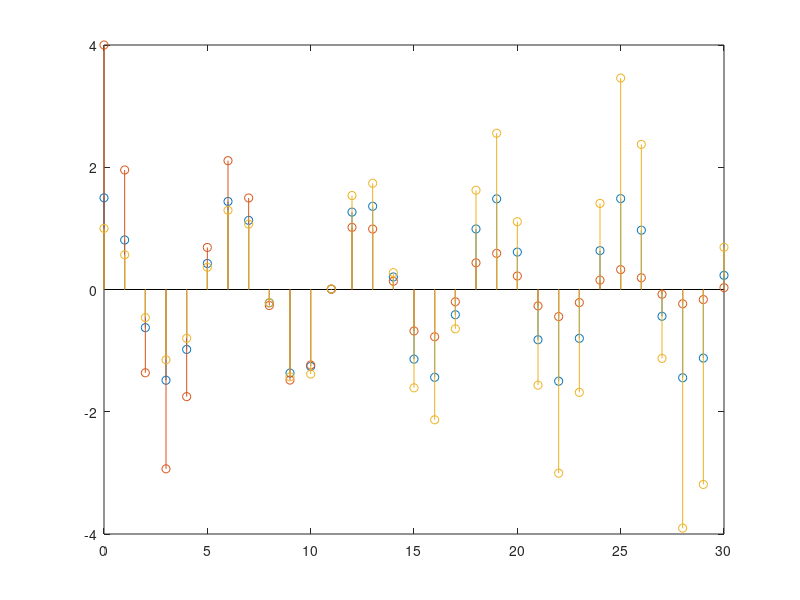

Here is the MATLAB script that generated this plot:
x = 0:30;
y = [1.5*cos(x); 4*exp(-.1*x).*cos(x); exp(.05*x).*cos(x)]';
S = stem(x,y);
NameArray = {'Marker','Tag'};
ValueArray = {'o','Decaying Exponential';...
   'square','Growing Exponential';...
   '*','Steady State'};
%set(S,NameArray,ValueArray)